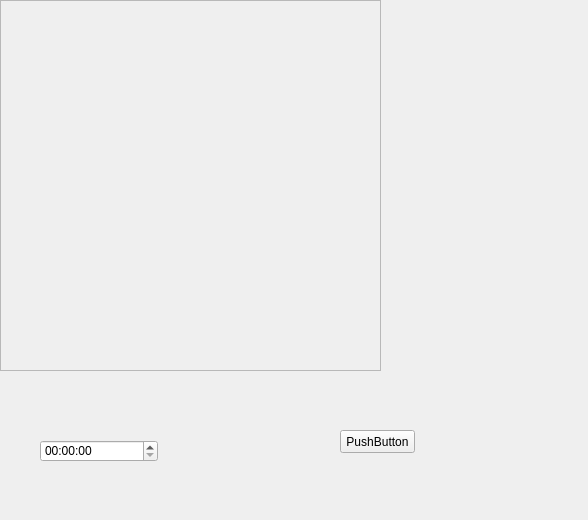
<?xml version="1.0" encoding="UTF-8"?>
<ui version="4.0">
 <class>Frame</class>
 <widget class="QFrame" name="Frame">
  <property name="geometry">
   <rect>
    <x>0</x>
    <y>0</y>
    <width>588</width>
    <height>520</height>
   </rect>
  </property>
  <property name="windowTitle">
   <string>Frame</string>
  </property>
  <widget class="QFrame" name="frame">
   <property name="geometry">
    <rect>
     <x>0</x>
     <y>0</y>
     <width>381</width>
     <height>371</height>
    </rect>
   </property>
   <property name="frameShape">
    <enum>QFrame::StyledPanel</enum>
   </property>
   <property name="frameShadow">
    <enum>QFrame::Raised</enum>
   </property>
  </widget>
  <widget class="QPushButton" name="pushButton">
   <property name="geometry">
    <rect>
     <x>340</x>
     <y>430</y>
     <width>75</width>
     <height>23</height>
    </rect>
   </property>
   <property name="text">
    <string>PushButton</string>
   </property>
  </widget>
  <widget class="QTimeEdit" name="timeEdit">
   <property name="geometry">
    <rect>
     <x>40</x>
     <y>440</y>
     <width>118</width>
     <height>22</height>
    </rect>
   </property>
  </widget>
 </widget>
 <resources/>
 <connections/>
</ui>
